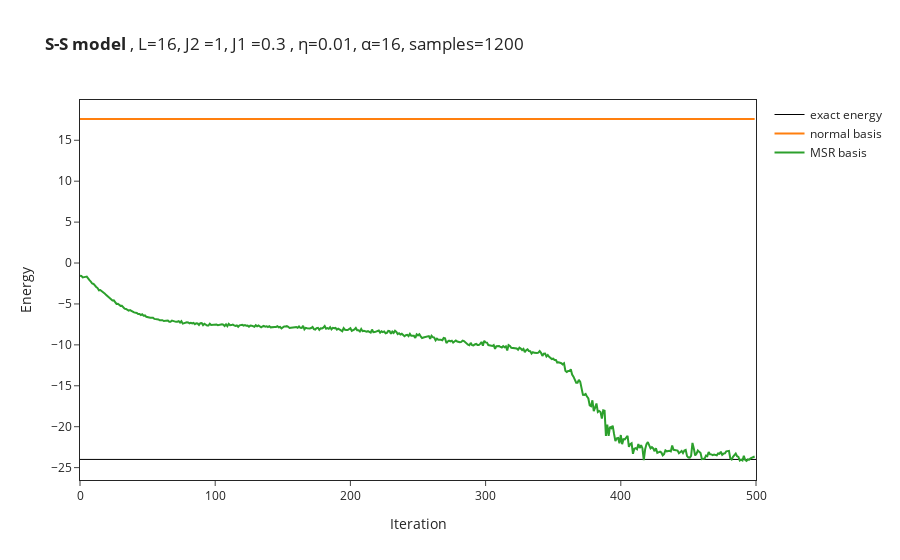

This figure's notebook cell:
### Code cell
# import the data from log file
OUT_NAME_suffixless=OUT_NAME
data = []
for i in range(no_of_runs):
    data.append(json.load(open(OUT_NAME_suffixless+str(i)+".log")))
names = ["normal basis","MSR basis"]
if DTYPE==np.complex128:
    energy_convergence = [data[i]["Energy"]["Mean"]["real"] for i in range(no_of_runs)]
    # DS_factor_convergence = [data[i]["DS_factor"]["Mean"]["real"] for i in range(no_of_runs)]
else:
    energy_convergence = [data[i]["Energy"]["Mean"] for i in range(no_of_runs)]
    # DS_factor_convergence = [data[i]["DS_factor"]["Mean"] for i in range(no_of_runs)]
for i in range(no_of_runs):
    figure.add_trace(go.Scatter(
        x=data[i]["Energy"]["iters"], y=energy_convergence[i],
        name=names[i]
    ))
    # figure.add_trace(go.Scatter(
    #     x=data[i]["Energy"]["iters"], y=DS_factor_convergence[i],
    #     name=names[i]+"_DS"
    # ))

#figure.add_hline(y=exact_gs_energy)
figure.update_layout(xaxis_title="Iteration",yaxis_title="Energy")
figure.show()

### Figure 1 — Plotly figure (JSON) as saved in the notebook; plotly's stock layout.template omitted (floating-point values rounded to 4 significant figures; data arrays with more than 128 entries replaced by an {"elided": "..."} marker saying what was removed)
{"data": [{"line": {"color": "#000000", "width": 1}, "mode": "lines", "name": "exact energy", "type": "scatter", "x": [0, 500], "y": [-24.0, -24.0]}, {"name": "normal basis", "type": "scatter", "x": {"elided": "500 int values"}, "y": {"elided": "500 float values"}}, {"name": "MSR basis", "type": "scatter", "x": {"elided": "500 int values"}, "y": {"elided": "500 float values"}}], "layout": {"title": {"text": "<b>S-S model </b>, L=16, J2 =1, J1 =0.3 , η=0.01, α=16, samples=1200"}, "xaxis": {"mirror": true, "showline": true, "title": {"text": "Iteration"}}, "yaxis": {"mirror": true, "showline": true, "title": {"text": "Energy"}}}}
